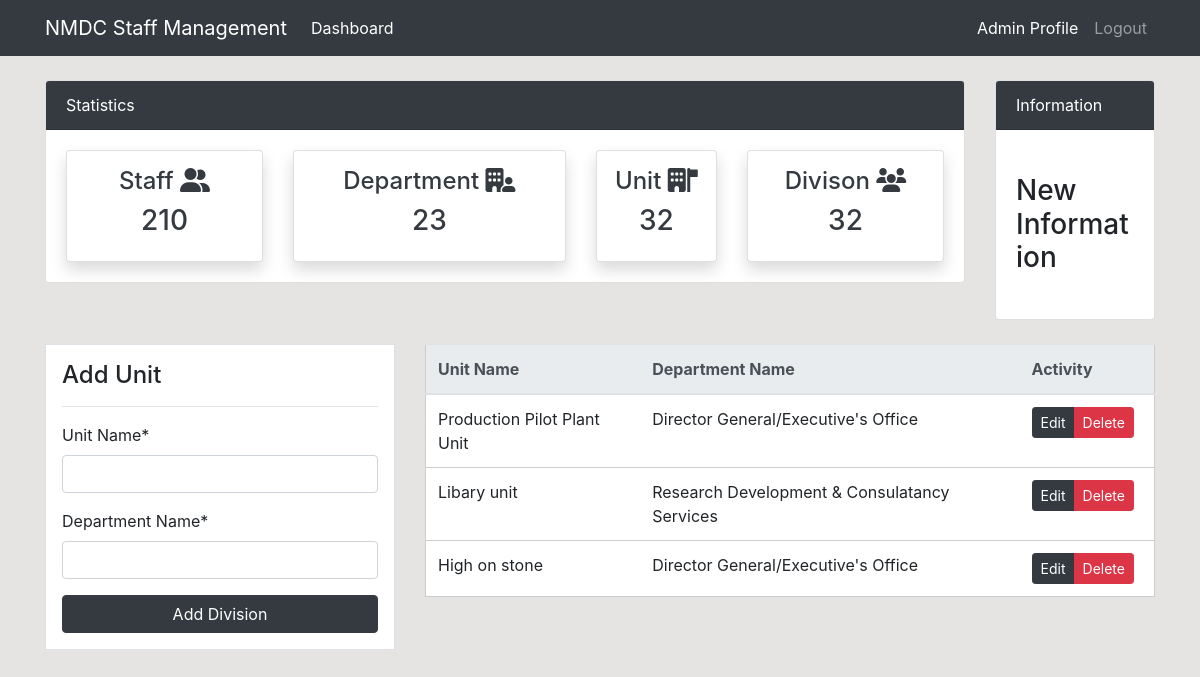
The app's page /unit/ (signed in) with its own data.
### dashboard/models.py (models this page shows, shortened)
class Unit(models.Model):
    Unit_Name = models.CharField(max_length=100,null=True)
    Department_Name = models.CharField(max_length=100,null=True)
    class Meta:
        verbose_name_plural = 'Unit'

### dashboard/views.py (the view)
# urls.py: path('unit/',views.unit, name='dashboard-unit'),
@login_required
def unit(request):
    items = Unit.objects.all()
    if request.method == 'POST':
        form = UnitForm(request.POST)
        if form.is_valid():
            form.save()
            return redirect('dashboard-unit')
    else:
        form = UnitForm()
    context = {
        'items': items,
        'form':form,
    }
    return render(request,'dashboard/unit.html',context)

### dashboard/forms.py
class UnitForm(forms.ModelForm):
    class Meta:
        model = Unit
        fields = ['Unit_Name','Department_Name']

### templates/dashboard/unit.html (shortened to what this page needs)
{%extends 'partials/base.html'%}
{% load crispy_forms_tags %}
{%block content%}
{% include 'partials/topnav.html'%}
<div class="container">
  <div class="row my-4">
      <div class="col-md-4">
          <div class="border bg-white p-3">
              <h4>Add Unit</h4>
              <hr>
              <form method='POST'>
                {{form|crispy}}
                  <input class="btn btn-dark btn-block" type="submit" value="Add Division">
              </form>
          </div>
      </div>
      <div class="col-md-8">
          <table class="table bg-white">
              <thead class="thead-light">
                  <tr class="text-white">
                      <th scope="col">Unit Name</th>
                      <th scope="col">Department Name</th>
                      <th scope="col">Activity</th>
                  </tr>
              </thead>
              <tbody>
                  <tr>
                    {%for item in items%}
                    <td>{{item.Unit_Name}}</td>
                      <td>{{item.Department_Name}}</td>
                      <td>
                        <div class="btn-group mr-2" role="group" aria-label="First group">
                          <a class="btn btn-dark btn-sm" href="{% url 'dashboard-unit-update' item.id %}">Edit</a>
                          <a class="btn btn-danger btn-sm" href="{% url 'dashboard-unit-delete' item.id %}">Delete</a>
                        </div>
                      </td>
                  </tr>
                    {%endfor%}
              </tbody>
          </table>
      </div>
  </div>
</div>
{%endblock%}

### templates/partials/base.html (shortened to what this page needs)
{% load static %}
<!doctype html>
<html lang="en">
  <head>
    <link rel="stylesheet" href="https://cdn.jsdelivr.net/npm/bootstrap@4.6.2/dist/css/bootstrap.min.css">
    <link rel="stylesheet" href="{% static '/style.css' %}">
  </head>
  <body>
    {% include 'partials/nav.html'%}
    {%block content%}
    {%endblock%}
  </body>
</html>

### templates/partials/nav.html (shortened to what this page needs)
<nav class="navbar navbar-expand-lg navbar-dark bg-dark">
  {%if user.is_authenticated %}
    <div class="container">
    <a class="navbar-brand" href="{% url 'dashboard-management' %}">NMDC Staff Management </a>
    <div class="collapse navbar-collapse" id="navbarSupportedContent">
      <ul class="navbar-nav mr-auto">
        <li class="nav-item active">
          <a class="nav-link" href="{% url 'dashboard-index' %}">Dashboard</a><span class="sr-only">(current)</span></a>
        </li>
      </ul>
      <ul class="navbar-nav ml-auto">
        <li class="nav-item active">
          <a class="nav-link" href="{% url 'user-profile' %}">Admin Profile</a><span class="sr-only">(current)</span></a>
        </li>
        <li class="nav-item">
          <a class="nav-link" href="{% url 'user-logout'%}">Logout</a>
        </li>
      </ul>
      {%endif%}
    </div>
    </div>
  </nav>

### templates/partials/topnav.html
<div class="container">
    <div class="row mt-4">
        <div class="col-md-10">
            <div class="card">
                <div class="card-header bg-dark text-white">
                    Statistics
                </div>
                <div class="card-body">
                    <div class="row">
                        <div class="col-md-3">
                            <a class="text-decoration-none text-dark" href="{% url 'dashboard-staff' %}">
                                <div class="card my-card shadow text-center p-3">
                                    <h4>Staff <i class="fa-solid fa-user-group fa-beat"></i></h4>
                                    <h3>210</h3>
                                </div>
                            </a>
                        </div>
                        <div class="col-md-4">
                            <a class="text-decoration-none text-dark" href="{% url 'dashboard-department' %}">
                                <div class="card my-card shadow text-center p-3">
                                    <h4>Department <i class="fa-solid fa-building-user fa-beat"></i></h4>
                                    <h3>23</h3>
                                </div>
                            </a>
                        </div>
                        <div class="col-md-2">
                            <a class="text-decoration-none text-dark" href="{% url 'dashboard-unit' %}">
                                <div class="card my-card shadow text-center p-3">
                                    <h4>Unit <i class="fa-solid fa-building-flag fa-beat"></i></h4>
                                    <h3>32</h3>
                                </div>
                            </a>
                        </div>
                        <div class="col-md-3">
                            <a class="text-decoration-none text-dark" href="{% url 'dashboard-division' %}">
                                <div class="card my-card shadow text-center p-3">
                                    <h4>Divison <i class="fa-solid fa-users fa-beat"></i></h4>
                                    <h3>32</h3>
                                </div>
                            </a>
                        </div>
                    </div>
                </div>
            </div>
        </div>
        <div class="col-md-2">
            <div class="card">
                <div class="card-header bg-dark text-white">
                    Information
                </div>
                <div class="card-body">
                    <marquee behaviour="" direction="">
                        <h3 class="my-4">New Information</h3>
                    </marquee>
                </div>
            </div>
        </div>
    </div>
 </div>

### static/style.css (style rules this page uses)
body { background-color:rgb(230, 227, 227); }
* { margin: 0; padding: 0; box-sizing: border-box; }
table { width: 100%; border-collapse: collapse; border: 1px solid #ccc; }
th, td { padding: 10px; text-align: left; border-bottom: 1px solid #ccc; }

### records on screen
Unit: Unit_Name "Production Pilot Plant Unit", Department_Name "Director General/Executive's Office"
Unit: Unit_Name "Libary unit", Department_Name "Research Development & Consulatancy Services"
Unit: Unit_Name "High on stone", Department_Name "Director General/Executive's Office"
